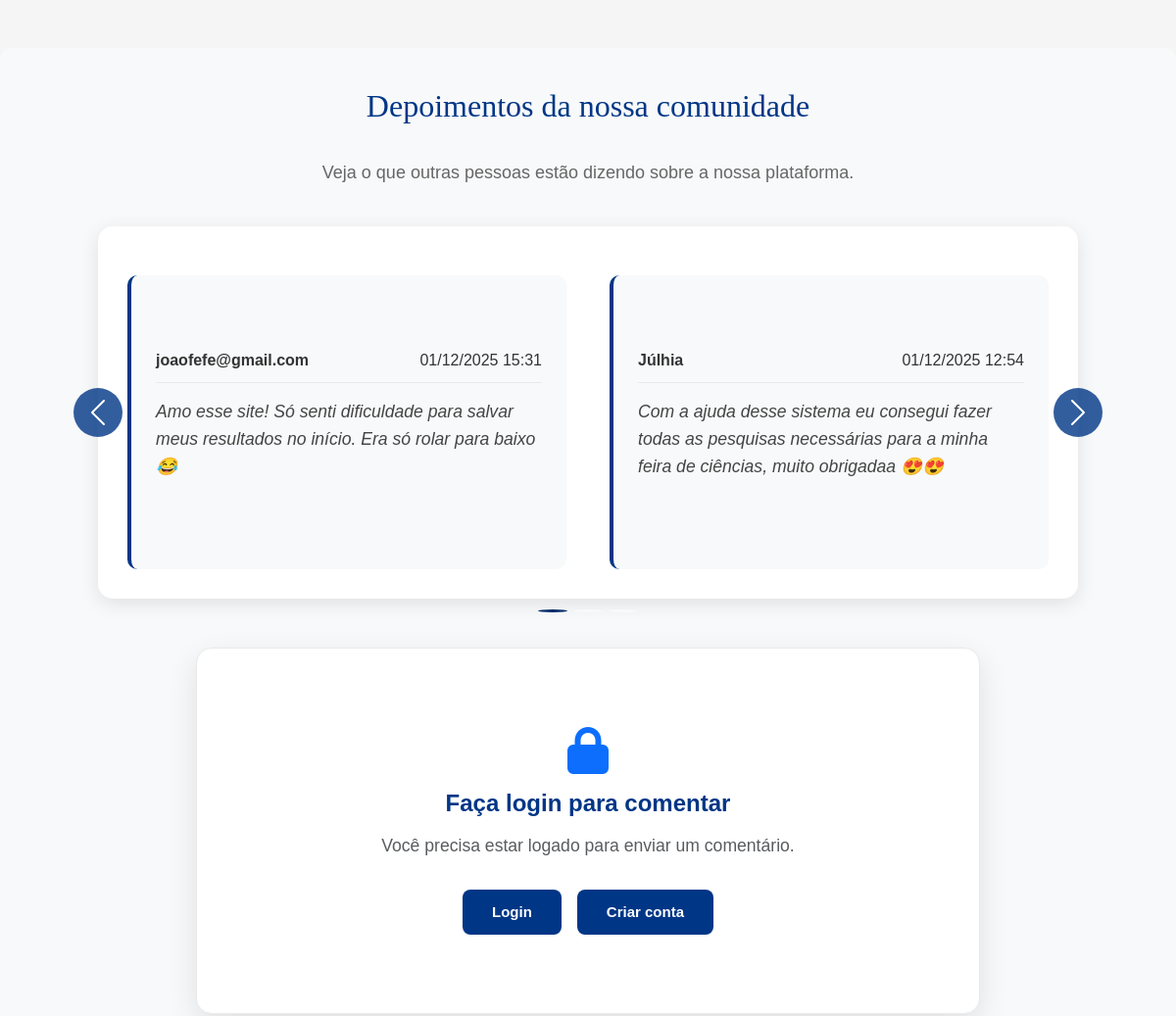
The app's page / (middle part), older data.
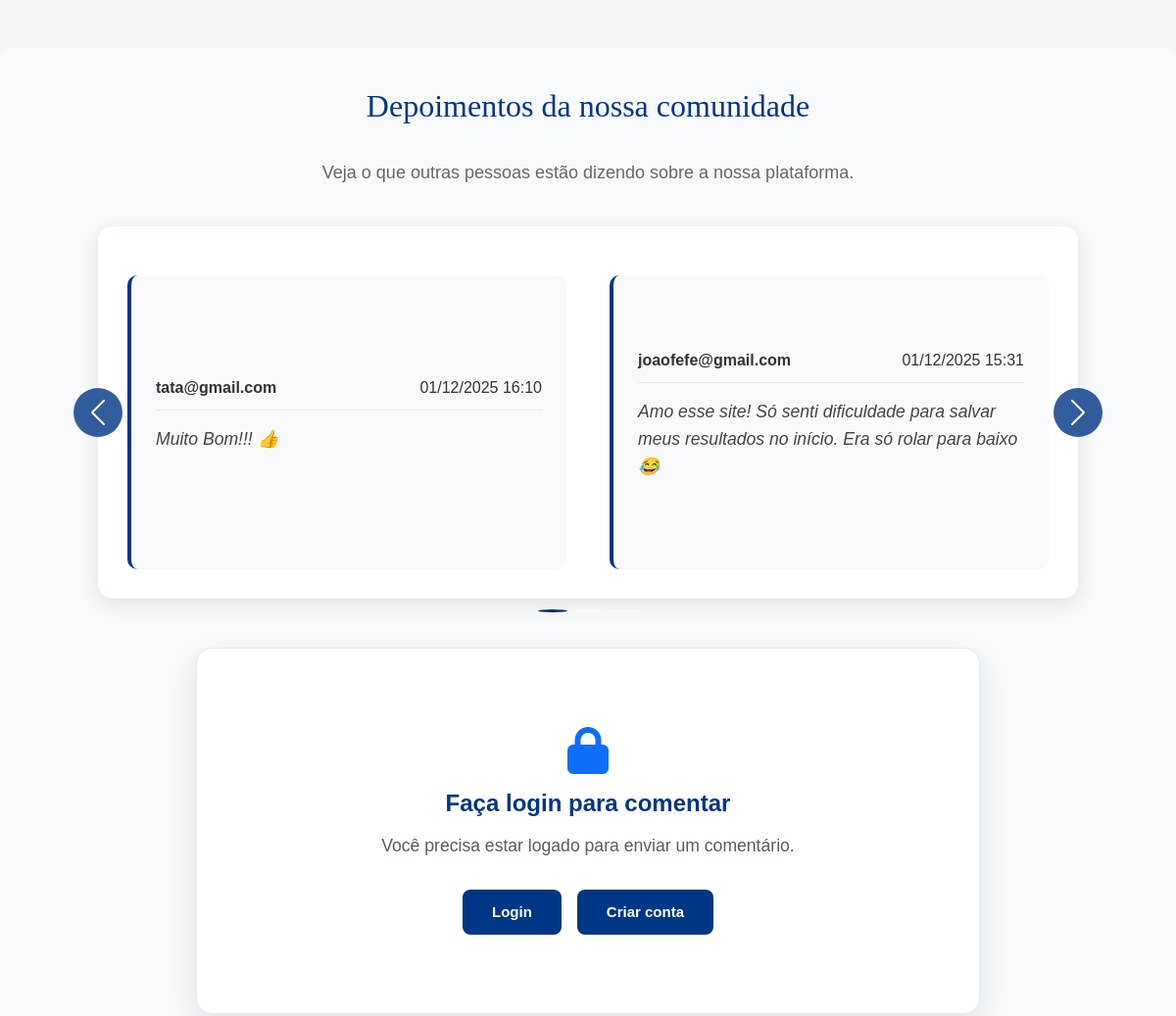
The same page, newer data.
### app/models.py (models this page shows, shortened)
class Comment(models.Model):
    post = models.ForeignKey('Post', on_delete=models.CASCADE, related_name='comments')
    author = models.ForeignKey(User, on_delete=models.CASCADE, null=True, blank=True)
    author_name = models.CharField(max_length=100, blank=True)  # Para usuários não logados
    text = models.TextField()
    created_at = models.DateTimeField(default=timezone.now)
    approved = models.BooleanField(default=True)
    likes = models.IntegerField(default=0)
    class Meta:
        ordering = ['-created_at']
    def get_author_name(self):
        if self.author:
            return self.author.username
        return self.author_name or 'Anônimo'

### app/views.py (the view)
# urls.py: path('', IndexView.as_view(), name='index'),
class IndexView(View):
    def get(self, request):
        post, created = Post.objects.get_or_create(
            id=1,
            defaults={
                'title': 'Página Inicial - Comentários',
                'content': 'Comentários da comunidade sobre a plataforma Inner Pulse'
            }
        )
        comments = post.comments.filter(approved=True)
        comments_list = list(comments)
        slides = []
        for i in range(0, len(comments_list), 2):
            slides.append(comments_list[i:i+2])
        slide_indices = range(len(slides))
        return render(request, 'index.html', {
            'comments': comments,
            'post': post,
            'slides': slides,
            'slide_indices': slide_indices
        })

### app/templates/index.html (shortened to what this page needs)
{% extends "base.html" %}
{% load static %}
{% block content %}
<div class="comments-section">
    <h1 class="text-center mb-3">Depoimentos da nossa comunidade</h1>
    <p class="apresentacao text-center">Veja o que outras pessoas estão dizendo sobre a nossa plataforma.</p>
    {% if comments %}
    <div id="commentsCarousel" class="carousel slide" data-bs-ride="carousel">
        <div class="carousel-indicators">
            {% for i in slide_indices %}
            <button type="button" data-bs-target="#commentsCarousel" data-bs-slide-to="{{ forloop.counter0 }}"
                class="{% if forloop.first %}active{% endif %}">
            </button>
            {% endfor %}
        </div>
        <div class="carousel-inner">
            {% for slide in slides %}
            <div class="carousel-item {% if forloop.first %}active{% endif %}">
                <div class="row justify-content-center">
                    {% for comment in slide %}
                    <div class="col-lg-6">
                        <div class="comment-card">
                            <div class="comment-body">
                                <div class="comment-header">
                                    <strong>{{ comment.get_author_name }}</strong>
                                    <div class="comment-meta">
                                        <span>{{ comment.created_at|date:"d/m/Y H:i" }}</span>
                                    </div>
                                </div>
                                <div class="comment-text">{{ comment.text|linebreaks }}</div>
                            </div>
                        </div>
                    </div>
                    {% endfor %}
                </div>
            </div>
            {% endfor %}
        </div>
        <button class="carousel-control-prev" type="button" data-bs-target="#commentsCarousel" data-bs-slide="prev">
            <span class="carousel-control-prev-icon"></span>
        </button>
        <button class="carousel-control-next" type="button" data-bs-target="#commentsCarousel" data-bs-slide="next">
            <span class="carousel-control-next-icon"></span>
        </button>
    </div>
    {% else %}
    <div class="no-comments text-center py-5">
        <i class="fas fa-comment-slash fa-3x text-muted mb-3"></i>
        <p class="fs-5 text-muted">Seja o primeiro a comentar!</p>
    </div>
    {% endif %}
    <div class="comment-form-wrapper">
        <div class="comment-form-card">
            {% if user.is_authenticated %}
            <h2 class="form-title">Deixe seu comentário</h2>
            <form id="comment-form" method="post" action="{% url 'add_comment' %}">
                {% csrf_token %}
                <textarea name="text" rows="4" class="form-control" placeholder="Escreva aqui..." required></textarea>
                <button type="submit" class="submit-btn mt-3">Enviar</button>
            </form>
            {% else %}
            <div class="login-required-message text-center">
                <i class="fas fa-lock fa-3x text-primary mb-3"></i>
                <h4>Faça login para comentar</h4>
                <p class="text-muted">Você precisa estar logado para enviar um comentário.</p>
                <div class="d-flex gap-3 justify-content-center mt-3">
                    <a href="{% url 'login' %}" class="btn btn-primary btn-lg">Login</a>
                    <a href="{% url 'cadastro' %}" class="btn btn-primary btn-lg">Criar conta</a>
                </div>
            </div>
            {% endif %}
        </div>
    </div>
</div>
{% endblock %}

Row changes from the older to the newer data that the page shows:
no longer on this page (row unchanged): Comment: get_author_name "Júlhia", created_at "01/12/2025 12:54", text "Com a ajuda desse sistema eu consegui fazer todas as pesquisas necessárias para a minha feira de ciências, muito obrigadaa 😍😍"
no longer on one of the page's lists (row unchanged): Comment: get_author_name "joaofefe@gmail.com", created_at "01/12/2025 15:31", text "Amo esse site! Só senti dificuldade para salvar meus resultados no início. Era só rolar para baixo😂"
added Comment: get_author_name "tata@gmail.com", created_at "01/12/2025 16:10", text "Muito Bom!!! 👍", Comment (get_author_name "joaofefe@gmail.com", created_at "01/12/2025 15:31", text "Amo esse site! Só senti dificuldade para salvar meus resultados no início. Era só rolar para baixo😂")
